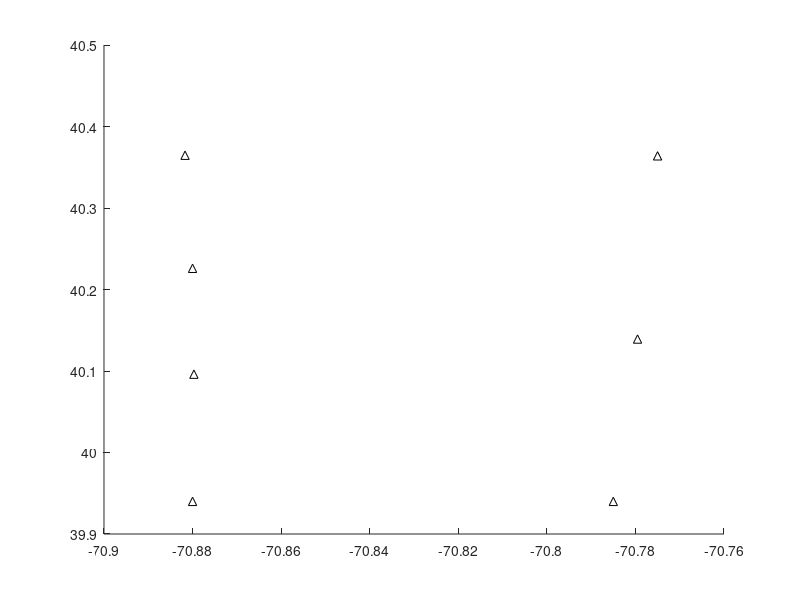

The MATLAB script that drew this image:
function [han,mooring,hant] = pioneer_plot_mooring_sites(varargin)
% [han,m,text] = pioneer_plot_mooring_sites(varargin)
%  where inputs arguments are any valid options to PLOT function
%
% Outputs
%     han  = handle to plot
%       m  = structure with coordinates, labels and long names
%    text  = handle to labels
%
% John Wilkin 13 August 2015
%
% Usage e.g.:
% plot_pioneer_mooring_sites('ko','markersize',15,'markerfacecolor','w')
% plot_pioneer_mooring_sites('r+','markersize',10)
%
% If the first option is one of these strings then text labels are added
% plot_pioneer_mooring_sites('label',...) for long name
% plot_pioneer_mooring_sites('LABEL',...) for designator e.g CP01CNPM
% plot_pioneer_mooring_sites('number',...) number  
% plot_pioneer_mooring_sites('Number',...) number and long name
% plot_pioneer_mooring_sites('NUMBER',...) number and designator
%
% Mooring sites
% location data corrected on Aug 7, 2018, from longitude/latitude data at
% at http://www.myroms.org:8080/erddap/info/index.html superceding nominal
% information at http://oceanobservatories.org/array/coastal-pioneer
% $Id: pioneer_plot_mooring_sites.m 585 2020-10-12 20:20:53Z wilkin $

% get plot state
nextplotstatewas = get(gca,'nextplot');

% hold whatever is already plotted
set(gca,'nextplot','add')

% at the end restore nextplotstate to what it was
% set(gca,'nextplot',nextplotstatewas);

%%

mlist = 1:7;

% change this to plot only a subset of moorings - here 2014 for PNI
% mlist = [1 3 5 6 7];

mlabel = false;
plotopts{1} = '^k';
if nargin > 0
  if strcmpi('label',varargin{1}) || strcmpi('number',varargin{1})
    mlabel = true;
    opt = varargin{1};
    if nargin > 1
      for k=2:nargin
        plotopts{k-1} = varargin{k};
      end
    end
  else
    plotopts = varargin;
  end
end

% The list of entries here is in the order at myroms.org ERDDAP
% http://www.myroms.org:8080/erddap/info/index.html
% The number (m) corresponds to the diagram
% https://oceanobservatories.org/wp-content/uploads/2018/03/PioneerArray_2017_labels.png
% which is the same numbering convention in the Levin et al. observation
% impacts papers (I and II)

m = 2;
mooring(m).lon = -70.77952;
mooring(m).lat =  40.13922;
mooring(m).dep =  133;
mooring(m).label = '2';
mooring(m).longname = 'Central Profiler Mooring';
mooring(m).designator = 'CP01CNPM';

m = 5;
mooring(m).lon = -70.88;
mooring(m).lat =  40.226;
mooring(m).dep =  127;
mooring(m).label = '5';
mooring(m).longname = 'Central Inshore Profiler';
mooring(m).designator = 'CP02PMCI';

m = 6;
%ooring(m).lon = -70.8818;
%ooring(m).lat =  40.1962;
mooring(m).lon = -70.8797;
mooring(m).lat =  40.0961;
mooring(m).dep =  148;
mooring(m).label = '6';
mooring(m).longname = 'Central Offshore Profiler';
mooring(m).designator = 'CP02PMCO';

m = 1;
mooring(m).lon = -70.775;
mooring(m).lat =  40.364;
mooring(m).dep =  95;
mooring(m).label = '1';
mooring(m).longname = 'Upstream Inshore Profiler';
mooring(m).designator = 'CP02PMUI';

m = 3;
mooring(m).lon = -70.785;
mooring(m).lat =  39.94;
mooring(m).dep =  452;
mooring(m).label = '3';
mooring(m).longname = 'Upstream Offshore Profiler';
mooring(m).designator = 'CP02PMUO';

m = 4;
mooring(m).lon = -70.8817;
mooring(m).lat =  40.36473;
mooring(m).dep =  92;
mooring(m).label = '4';
mooring(m).longname = 'Inshore Surface-piercing Profiler';
mooring(m).designator = 'CP03ISPM';

m = 7;
mooring(m).lon = -70.88;
mooring(m).lat =  39.94;
mooring(m).dep =  453;
mooring(m).label = '7';
mooring(m).longname = 'Offshore Profiler';
mooring(m).designator = 'CP04OSPM';

for m=mlist
  M.lon(m) = mooring(m).lon;
  M.lat(m) = mooring(m).lat;
end

han = plot(M.lon,M.lat,plotopts{:});
if mlabel
  for m=mlist
    % pad the string at left so it's offset from the symbol
    switch opt(1:2)
      case 'la'
        str = mooring(m).longname;
      case 'LA'
        str = mooring(m).designator;
      case 'nu'
        str = int2str(m);
      case 'Nu'
        str = ['(' int2str(m) ') ' mooring(m).longname];
      case 'NU'
        str = ['(' int2str(m) ') ' mooring(m).designator];
    end
    rot = 0;
    switch m
      case {1,2,3}
        hant(m) = text(mooring(m).lon,mooring(m).lat,['   ' str]);
        hant(m).HorizontalAlignment = 'left';
      case {4,5,6,7}
        hant(m) = text(mooring(m).lon,mooring(m).lat,[str '   ']);
        hant(m).HorizontalAlignment = 'right';
    end
    hant(m).Rotation = rot;
  end
end

% restore nextplotstate to what it was
set(gca,'nextplot',nextplotstatewas);

